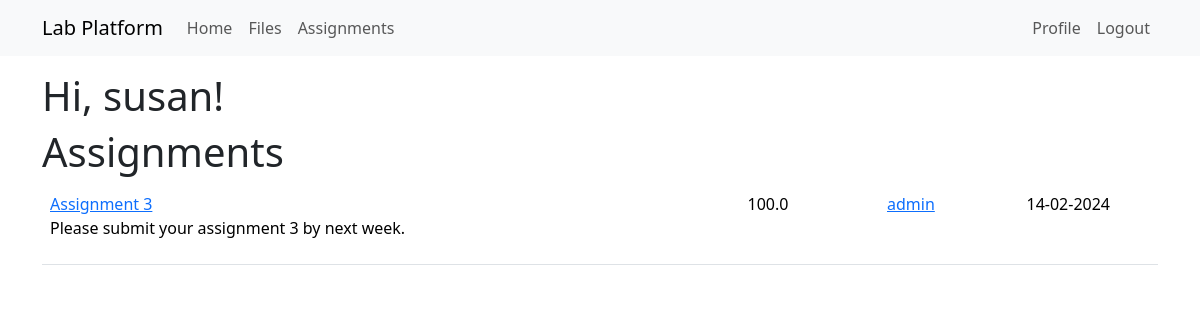
The page /assignments (signed in) on the database its author committed.
### app/models.py (models this page shows, shortened)
class User(UserMixin, db.Model):
    id: so.Mapped[int] = so.mapped_column(primary_key=True)
    username: so.Mapped[str] = so.mapped_column(sa.String(64), index=True,
                                                unique=True)
    email: so.Mapped[str] = so.mapped_column(sa.String(120), index=True,
                                             unique=True)
    password_hash: so.Mapped[Optional[str]] = so.mapped_column(sa.String(256))
    posts: so.WriteOnlyMapped['Post'] = so.relationship(
        back_populates='author')
    files: so.WriteOnlyMapped['File'] = so.relationship(
        back_populates='uploader')
    role: so.Mapped[int] = so.mapped_column(sa.Integer, default=-1, index=True, unique=False)
    assignments: so.WriteOnlyMapped['Assignment'] = so.relationship(
        back_populates='asmtauthor')
    submissions: so.WriteOnlyMapped['Submission'] = so.relationship(
        back_populates='submitter')
    def is_admin(self):
        return self.role == 0
    def is_lecturer(self):
        return self.role == 1

class Assignment(db.Model):
    id: so.Mapped[int] = so.mapped_column(primary_key=True)
    title: so.Mapped[str] = so.mapped_column(sa.String(140))
    description: so.Mapped[str] = so.mapped_column(sa.String(255))
    timestamp: so.Mapped[datetime] = so.mapped_column(
        index=True, default=lambda: datetime.now(timezone.utc))
    duedate: so.Mapped[datetime] = so.mapped_column(
        index=True, nullable=True)
    totalMarks: so.Mapped[float] = so.mapped_column(sa.Float, index=False, unique=False, nullable=True, default=0)
    user_id: so.Mapped[int] = so.mapped_column(sa.ForeignKey(User.id),
                                               index=True)
    asmtauthor: so.Mapped[User] = so.relationship(back_populates='assignments')
    submissions: so.Mapped['Submission'] = so.relationship(back_populates='assignment')

### app/routes.py (the view)
@app.route('/assignments', methods=['GET', 'POST'])
@login_required
def assignments():
    form = UploadButton()
    if form.validate_on_submit():
        return redirect(url_for('createAssignment'))
    return render_template('assignments.html',
                            title='Assignments',
                              assignments=db.session.scalars(sa.select(Assignment).order_by(sa.desc(Assignment.timestamp))).all(),
                                form=form)

### app/models.py (called while the page is built)
@login.user_loader
def load_user(id):
    return db.session.get(User, int(id))

### app/templates/assignments.html (shortened to what this page needs)
{% extends "base.html" %}
{% block content %}
    <h1>Hi, {{ current_user.username }}!</h1>
    <h1>Assignments</h1>
    {% for assignment in assignments %}
        {% include '_assignment.html' %}
    {% endfor %}
{% endblock %}

### app/templates/_assignment.html
<table class="table table-hover">
    <tr>
        <td width="500px">
            <p>
                <a href="{{ url_for('detailsAssignment', assignmentid=assignment.id) }}">
                    {{ assignment.title }}
                </a>
                <br> {% if assignment.description %}
                {{ assignment.description }}
                {% endif %}
            </p>
        </td>
        <td width="100px">
            <p>
                {{ assignment.totalMarks }}
            </p>
        <td width="100px">
            <a href="{{ url_for('user', username=assignment.asmtauthor.username) }}">
                {{ assignment.asmtauthor.username }}
            </a>
        </td>
        <td width="100px">
            <p>
                {{ assignment.duedate.strftime('%d-%m-%Y') }}
            </p>
        </td>
    </tr>
</table>

### rows shown on the page
User: username "susan"
Assignment: title "Assignment 3", description "Please submit your assignment 3 by next week.", totalMarks "100.0", asmtauthor.username "admin", duedate "14-02-2024"
